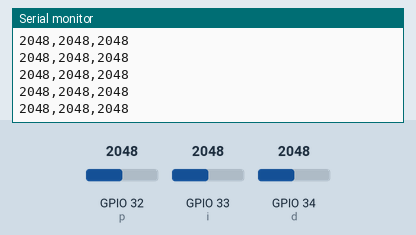
Recording of a sketch running on a simulated ESP32. Parts: the last lines printed to the serial monitor. The test bench sets the inputs (shaded band); at power-on: GPIO 34 (d) = 2048, GPIO 32 (p) = 2048, GPIO 33 (i) = 2048.

Above: at 1.2 s.
1.3 s: GPIO 34 (d) set to 105
At 2.4 s:
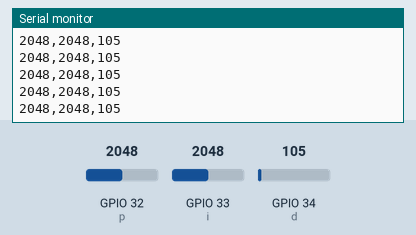
4.3 s: GPIO 34 (d) set to 91
At 5.2 s:
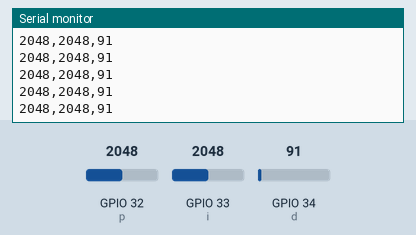
Timing chart, 0 to 7.3 s (numbered marks = the images above; inputs shaded):
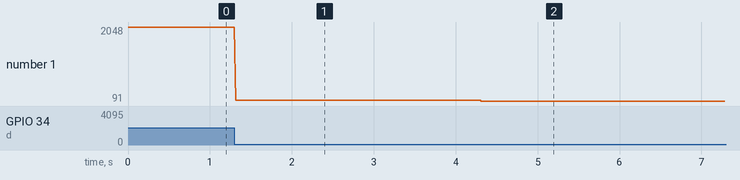

Measured:
- after the input at 1.3 s, the serial monitor: prints a new line at once (image 1)
- after the input at 4.3 s, the serial monitor: prints a new line at once (image 2)
- plotted number 1: 2048 → 105 after the input at 1.3 s, 105 → 91 after the input at 4.3 s

The sketch:

pid_test.ino
```cpp
#define p     32
#define i     33
#define d     34

void setup() {
  Serial.begin(9600);
  pinMode(p,INPUT);
  pinMode(i,INPUT);
  pinMode(d,INPUT);
}

void loop() {
  int p_val = analogRead(p);
  int i_val = analogRead(i);
  int d_val = analogRead(d);
  Serial.print(p_val);
  Serial.print(",");
  Serial.print(i_val);
  Serial.print(",");
  Serial.println(d_val);
}
```
